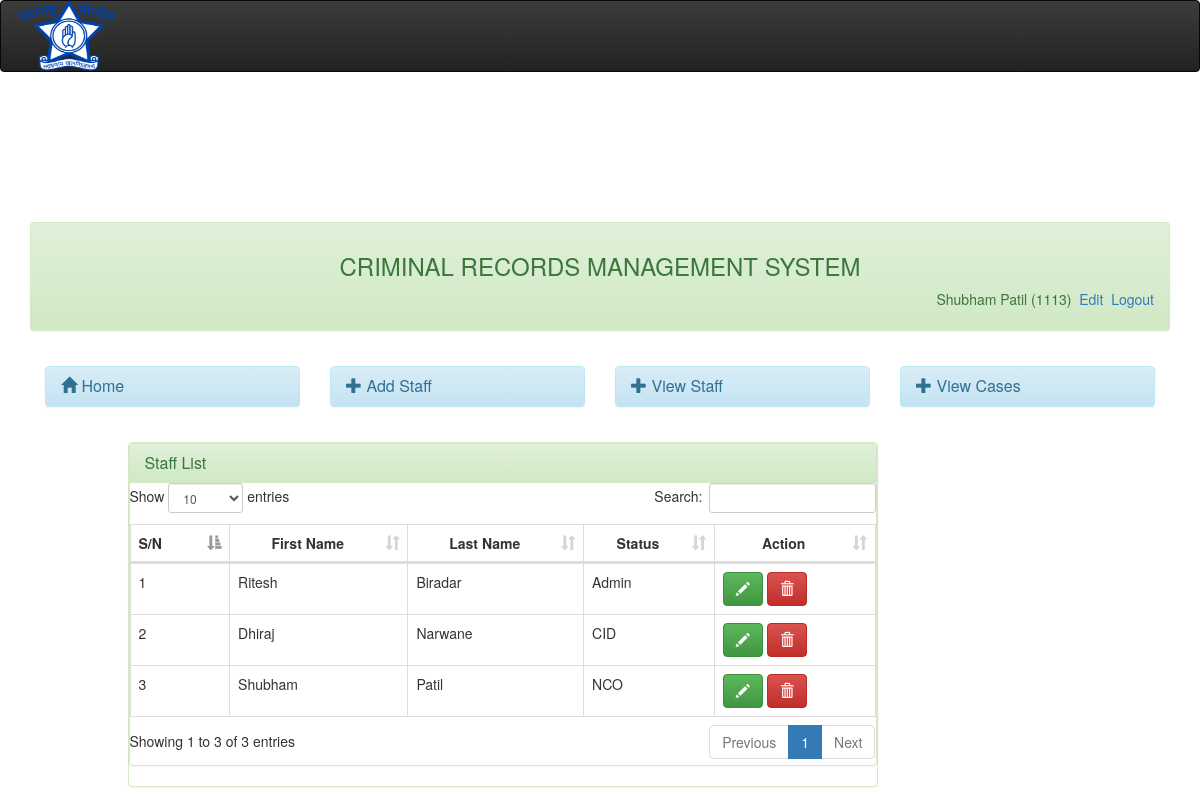
Page /admin/user.php (signed in) on the committed database.
### tables this page shows
CREATE TABLE `userlogin` (
  `id` int(11) NOT NULL,
  `staffid` varchar(20) NOT NULL,
  `status` varchar(50) NOT NULL,
  `password` varchar(50) NOT NULL,
  `surname` varchar(50) NOT NULL,
  `othernames` varchar(50) NOT NULL
);

### admin/session.php (called while the page is built, shortened)
<?php
$session_id=$_SESSION['staffid'];
?>

### admin/user.php (the view, shortened to what this page needs)
<?php
include('dbconnect.php');
include('header.php');
?>
<div class="container-fluid">
    <?php include('menubar.php');?>
    <div class="col-md-1"></div>
    <div class="col-md-8">
        <div class="panel panel-success">
            <div class="panel panel-success">
                <div class="panel-heading">
                    <h3 class="panel-title">
                        Staff List
                    </h3>
                </div>
                <div id="trans-table">
                    <table id="myTable-trans" class="table table-bordered table-hover" cellspacing="0" width="100%">
                        <thead>
                            <tr>
                                <th>S/N</th>
                                <th><center>First Name</center></th>
                                <th><center>Last Name</center></th>
                                <th><center>Status</center></th>
                                <th><center>Action</center></th>
                            </tr>
                        </thead>
                        <tbody>
                            <?php
                            $sn=0;
                            $query=mysqli_query($dbcon,"select * from userlogin");
                            while($row = mysqli_fetch_array($query)){
                                $id = $row['staffid'];
                                $sn++;
                            ?>
                            <tr>
                                <td><?php echo $sn;?></td>
                                <td><?php echo $row['surname'];?></td>
                                <td><?php echo $row['othernames']; ?></td>
                                <td><?php echo $row['status']; ?></td>
                                <td class="empty" width="">
                                    <button type="button" data-toggle="modal" data-target="#edit<?php echo $row['staffid'];?>" data-placement="left" title="Click to edit" class="btn btn-success"><span class="glyphicon glyphicon-pencil" aria-hidden="true"></span></button>
                                    <button type="button" data-toggle="modal" data-target="#<?php echo $id;?>" data-placement="left" class="btn btn-danger"><span class="glyphicon glyphicon-trash" aria-hidden="true"></span></button>
                                </td>
                            </tr>
                            <?php } ?>
                        </tbody>
                    </table>
                </div>
            </div>
        </div>
    </div>
    <div class="col-md-1"></div>
</div>
</body>
</html>

### admin/menubar.php
<div class="col-md-12">
    <div class="panel panel-success">
        <div class="panel-heading" style="padding-bottom: 40px;">
            <center><h3>CRIMINAL RECORDS MANAGEMENT SYSTEM</h3></center>
            <?php
            include('session.php');
            include('dbconnect.php');
            $query= mysqli_query($dbcon,"select * from userlogin where staffid = '$session_id'")or die(mysqli_error($dbcon));
            $row = mysqli_fetch_array($query);
            ?>
            <span class="pull-right">
                <?php echo $row['surname']." ". $row['othernames']." (" .$row['staffid'].")";  ?>
                <a href="profile.php"><i class="icon-signout icon-large"></i>&nbsp;Edit</a>
                <a href="logout.php"><i class="icon-signout icon-large"></i>&nbsp;Logout</a>
            </span>
        </div>
    </div>
    <div class="panel-body">
        <div class="row">
            <div class="col-md-3">
                <div class="panel panel-info">
                    <div class="panel-heading">
                        <h3 class="panel-title">
                            <a href="index.php">
                                <span class="glyphicon glyphicon-home" aria-hidden="true"></span> Home
                            </a>
                        </h3>
                    </div>
                </div>
            </div>
            <div class="col-md-3">
                <div class="panel panel-info">
                    <div class="panel-heading">
                        <h3 class="panel-title">
                            <a href="addstaff.php">
                                <span class="glyphicon glyphicon-plus" aria-hidden="true"></span> Add Staff
                            </a>
                        </h3>
                    </div>
                </div>
            </div>
            <div class="col-md-3">
                <div class="panel panel-info">
                    <div class="panel-heading">
                        <h3 class="panel-title">
                            <a href="user.php">
                                <span class="glyphicon glyphicon-plus" aria-hidden="true"></span> View Staff
                            </a>
                        </h3>
                    </div>
                </div>
            </div>
            <div class="col-md-3">
                <div class="panel panel-info">
                    <div class="panel-heading">
                        <h3 class="panel-title">
                            <a href="caseview.php">
                                <span class="glyphicon glyphicon-plus" aria-hidden="true"></span> View Cases
                            </a>
                        </h3>
                    </div>
                </div>
            </div>
        </div>
    </div>
</div>

### assets/css/simple-sidebar.css (style rules this page uses)
body { overflow-x: hidden; }

### rows in the picture
userlogin: surname "Shubham", othernames "Patil", staffid "1113", status "NCO"
userlogin: surname "Ritesh", othernames "Biradar", status "Admin"
userlogin: surname "Dhiraj", othernames "Narwane", status "CID"
